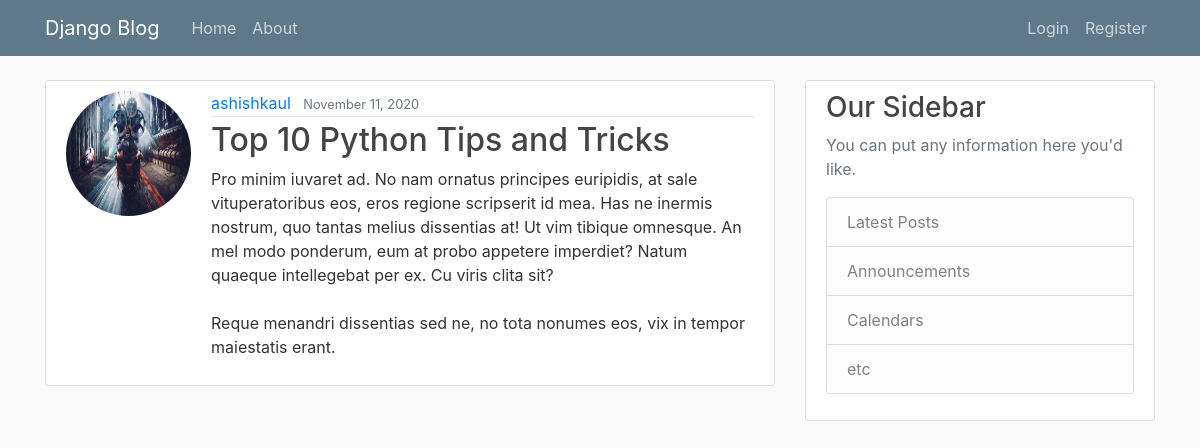
The page /post/30/ on the database its author committed.
### blog/models.py (models this page shows, shortened)
class Post(models.Model):
    title = models.CharField(max_length=100)
    post = models.TextField()
    date_posted = models.DateTimeField(default=timezone.now)
    author = models.ForeignKey(User, on_delete=models.CASCADE)

### users/models.py (models this page shows, shortened)
class Profile(models.Model):
    user = models.OneToOneField(User, on_delete=models.CASCADE)
    image = models.ImageField(default='default.jpeg', upload_to='profile-pics')

### blog/views.py (the view)
# urls.py: path('post/<int:pk>/', PostDetailView.as_view(), name='post-detail'),
class PostDetailView(DetailView):
    model = Post

### blog/templates/blog/post_detail.html (shortened to what this page needs)
{% extends "blog/base.html" %}
{% block content %}
  <article class="media content-section">
  <img class="rounded-circle account-img" src="{{ object.author.profile.image.url }}">
  <div class="media-body">
    <div class="article-metadata">
      <a class="mr-2" href="{% url 'user-posts' object.author.username %}">{{ object.author }}</a>
      <small class="text-muted">{{ object.date_posted|date:"F d, Y" }}</small>
    </div>
    <h2 class="article-content">{{ object.title }}</h2>
    <p class="article-content">{{ object.post }}</p>
  </div>
  </article>
{% endblock content %}

### blog/templates/blog/static/blog/main.css (style rules this page uses)
body { background: #fafafa; color: #333333; margin-top: 5rem; }
h1, h2, h3, h4, h5, h6 { color: #444444; }
.content-section { background: #ffffff; padding: 10px 20px; border: 1px solid #dddddd; border-radius: 3px; margin-bottom: 20px; }
.article-content { white-space: pre-line; }
.article-metadata { padding-bottom: 1px; margin-bottom: 4px; border-bottom: 1px solid #e3e3e3 }
.account-img { height: 125px; width: 125px; margin-right: 20px; margin-bottom: 16px; }

### rows shown on the page
Post: author.profile.image (picture), author "ashishkaul", date_posted "November 11, 2020", title "Top 10 Python Tips and Tricks", post "Pro minim iuvaret ad. No nam ornatus principes euripidis, at sale vituperatoribus eos, eros regione scripserit id mea. Has ne inermis nostrum, quo tantas melius dissentias at! Ut vim tibique omnesque. An mel modo ponderum, eum at probo appetere imperdiet? Natum quaeque intellegebat per ex. Cu viris clita sit? Reque menandri dissentias sed ne, no tota nonumes eos, vix in tempor maiestatis erant."
